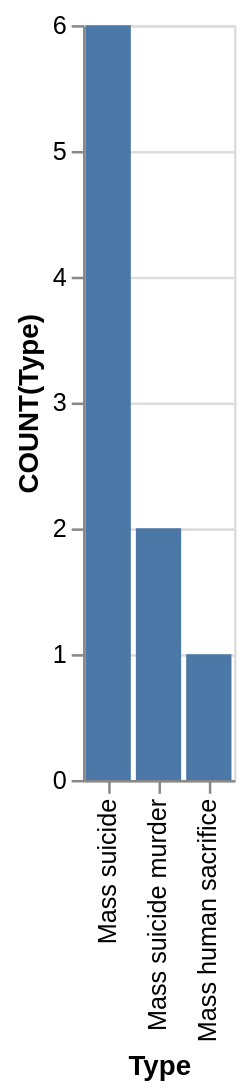

Source (Vega-Lite JSON):
### Vega-Lite specification from a JSON file in a GitHub repository (floating-point values rounded to 4 significant figures)
{"data": {"values": [{"x_data": "Mass suicide", "y_data": 6}, {"x_data": "Mass suicide murder", "y_data": 2}, {"x_data": "Mass human sacrifice", "y_data": 1}]}, "mark": "bar", "encoding": {"x": {"field": "x_data", "type": "nominal", "title": "Type", "sort": {"op": "sum", "field": "y_data", "order": "descending"}}, "y": {"field": "y_data", "type": "quantitative", "title": "COUNT(Type)"}}}
